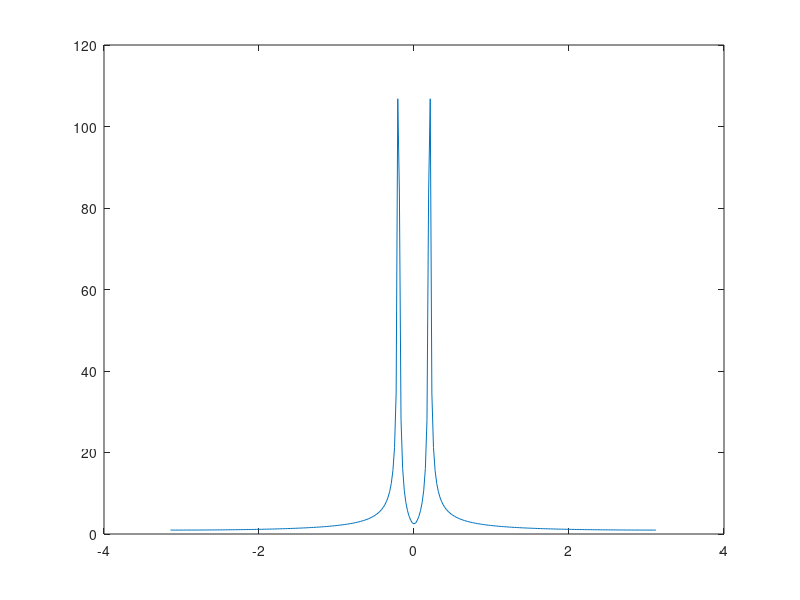

Reproduce this figure in MATLAB.
N = 300;
t = 1:N;
omega = 0.2;
x = cos(omega*t);
X = fft(x);
w = -pi : (2*pi)/N : pi - (2*pi)/N;
figure;
plot(w, abs(fftshift(X)));
